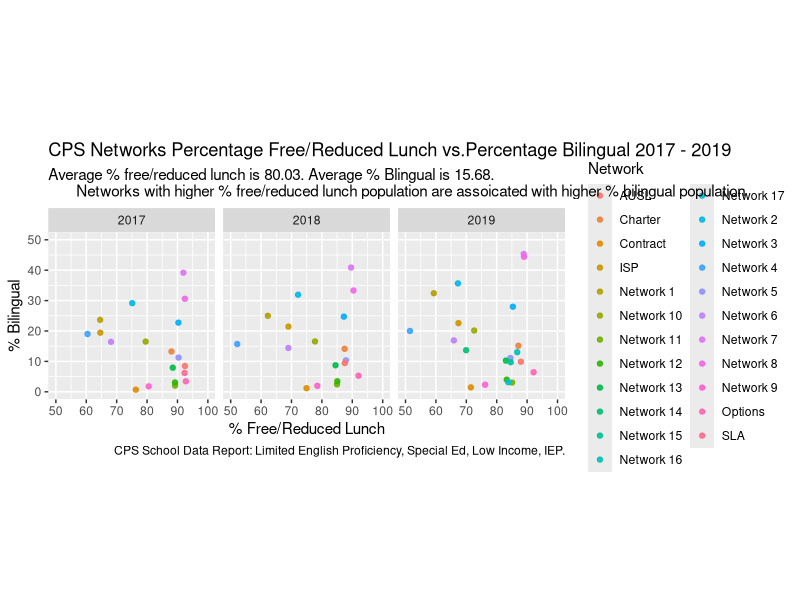
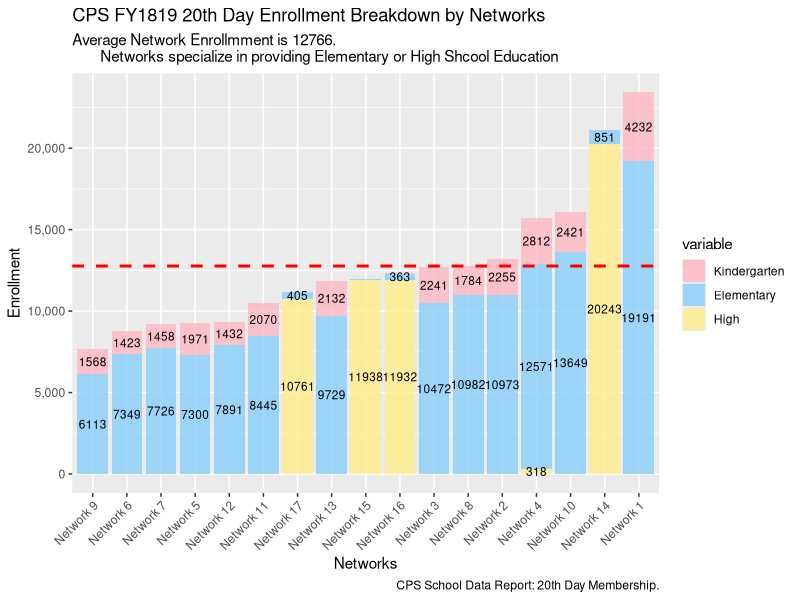
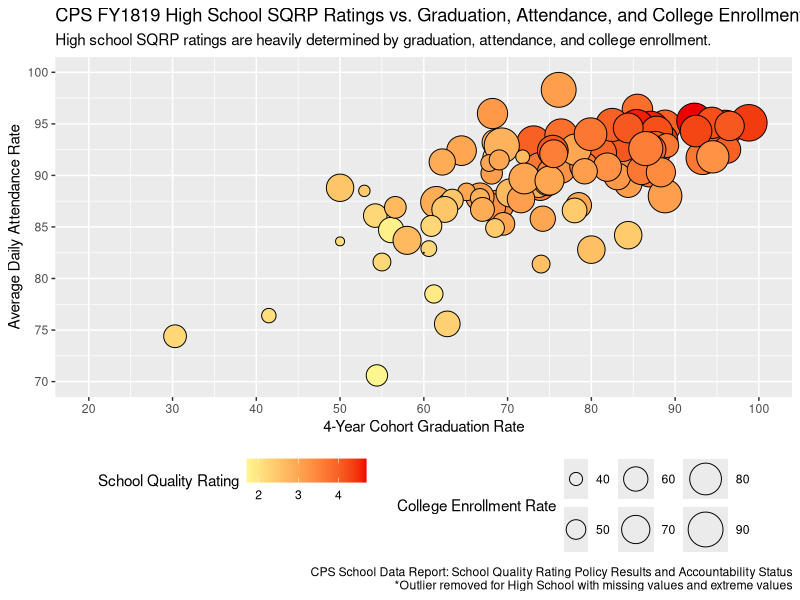
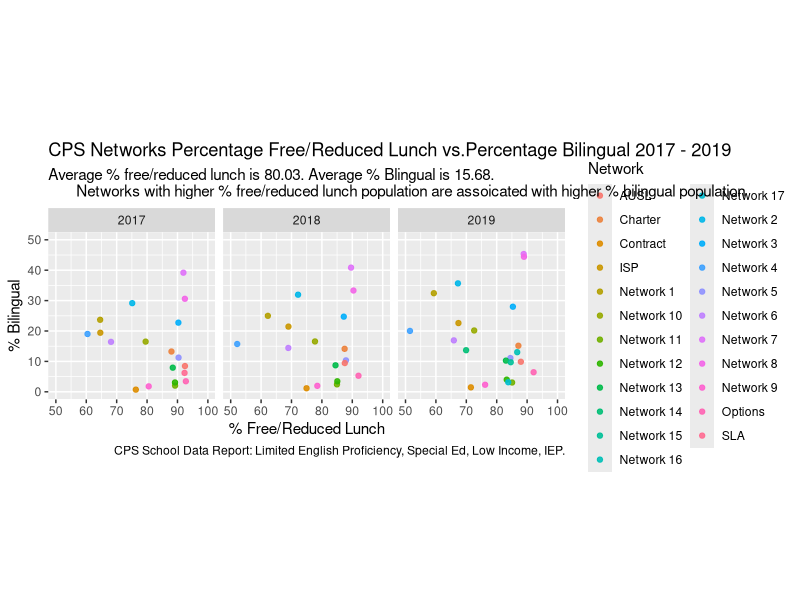
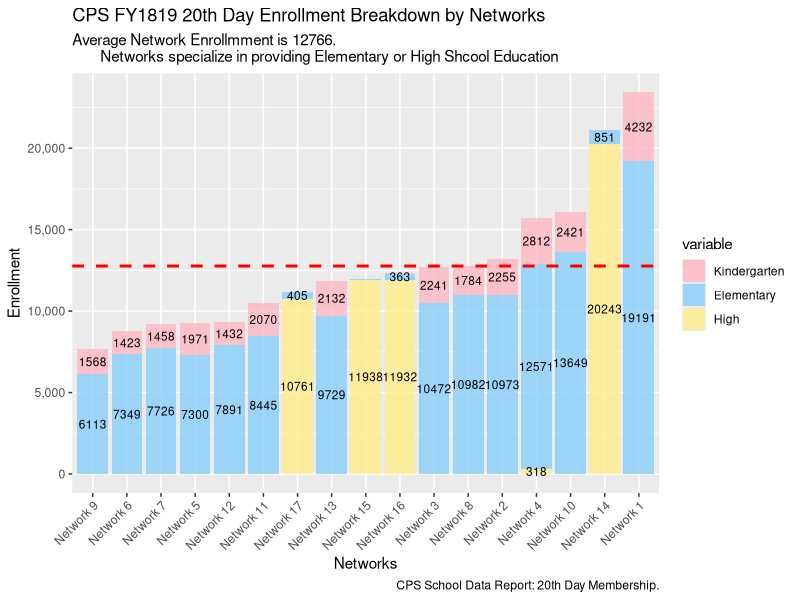
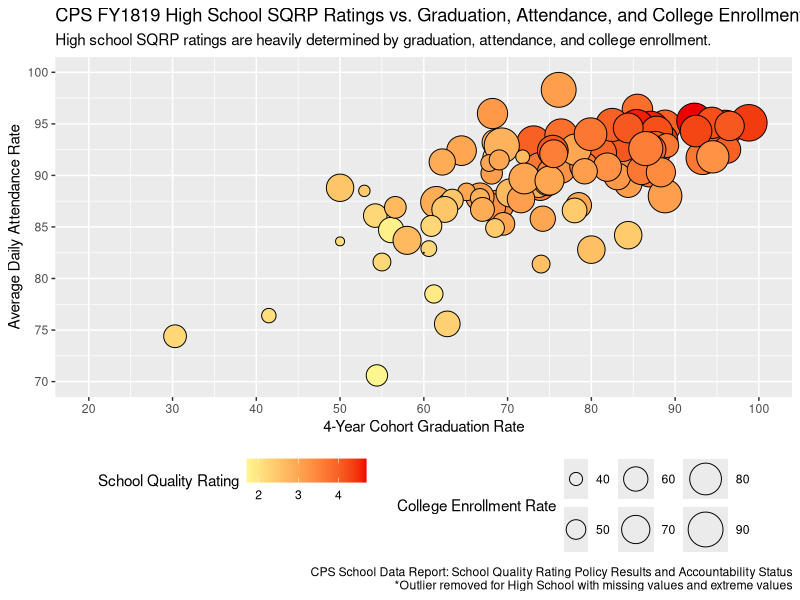

The R script that drew these images, in order:
# laoding 
library('tidyverse')
library('dplyr')
library('readxl')
library('ggplot2')
library('gridExtra')
library("reshape2")

install.packages('tidyverse')
# graph 1 
# read in files
# 2019 data
demo_2019 <- read_excel("Demographics_LEPSPED_2019.xls", sheet = "Networks", range = cell_rows(4:25),
                        col_names = c("Network", "Population", "Bi_no", "Bi_per", "SpEd_no", 
                                      "SpEd_per", "FreeLunch_no", "FreeLunch_per"))
demo_2019$year <- rep(2019,nrow(demo_2019))

# 2018 data
demo_2018 <- read_excel("Demographics_LEPSPED_2018.xls", sheet = "Networks", range = cell_rows(4:21),
                        col_names = c("Network", "Population", "Bi_no", "Bi_per", "SpEd_no", 
                                      "SpEd_per", "FreeLunch_no", "FreeLunch_per"))
demo_2018$year <- rep(2018,nrow(demo_2018))

# 2017 data
demo_2017 <- read_excel("Demographics_LEPSPED_2017.xls", sheet = "Networks", range = cell_rows(4:22),
                        col_names = c("Network", "Population", "Bi_no", "Bi_per", "SpEd_no", 
                                      "SpEd_per", "FreeLunch_no", "FreeLunch_per"))
demo_2017$year <- rep(2017,nrow(demo_2017))


# combine dataset from all years
demo_all = bind_rows(demo_2019, demo_2018, demo_2017) 


# rename cell 
demo_all$Network <- gsub("Service Leadership Academies", "SLA", demo_all$Network)

# convert values to numeric and percentage
demo_all$Bi_per <- as.numeric(as.character(demo_all$Bi_per)) * 100
demo_all$SpEd_per <- as.numeric(as.character(demo_all$SpEd_per)) * 100
demo_all$FreeLunch_per <- as.numeric(as.character(demo_all$FreeLunch_per)) * 100


# draw graph
lunch_bi <- ggplot(demo_all, aes(x = FreeLunch_per, y = Bi_per, col = Network)) +
  geom_jitter(alpha = 0.9) +
  facet_wrap( ~ year, nrow =1) +
  xlab("% Free/Reduced Lunch") + ylab("% Bilingual") +
  xlim(50, 100) + ylim(0, 50) +
  labs(title = "CPS Networks Percentage Free/Reduced Lunch vs.Percentage Bilingual 2017 - 2019", 
       subtitle = "Average % free/reduced lunch is 80.03. Average % Blingual is 15.68. 
       Networks with higher % free/reduced lunch population are assoicated with higher % bilingual population", 
       caption = "CPS School Data Report: Limited English Proficiency, Special Ed, Low Income, IEP.") +
  theme(aspect.ratio=1)

lunch_bi

ggsave("lunch_bi.pdf")



# graph 2 
# read in files
Network_Info_1 <- read_excel("Accountability_SQRPratings_2018-2019_SchoolLevel.xls", sheet = "Elem Schools (grds PreK-8 only)", 
                             range = cell_cols(1:3),
                             col_names = c("School ID", "Name", "Network"))
Network_Info_1 <- Network_Info_1[-(1:3), , drop = FALSE]

Network_Info_2 <- read_excel("Accountability_SQRPratings_2018-2019_SchoolLevel.xls", sheet = "High Schools (grds 9-12 only)", 
                             range = cell_cols(1:3),
                             col_names = c("School ID", "Name", "Network"))
Network_Info_2 <- Network_Info_2[-(1:3), , drop = FALSE]

Network_Info_3 <- read_excel("Accountability_SQRPratings_2018-2019_SchoolLevel.xls", sheet = "Combo Schools (grds PreK-12)", 
                             range = cell_cols(1:3),
                             col_names = c("School ID", "Name", "Network"))
Network_Info_3 <- Network_Info_3[-(1:3), , drop = FALSE]

Network_Info_4 <- read_excel("Accountability_SQRPratings_2018-2019_SchoolLevel.xls", sheet = "Option Schools", 
                             range = cell_cols(1:3),
                             col_names = c("School ID", "Name", "Network"))
Network_Info_4 <- Network_Info_4[-(1:3), , drop = FALSE]

enroll <- read_excel("Demographics_20thDay_2019.xls", sheet = "Schools")
enroll <- enroll[complete.cases(enroll), ]

# combine dataset from all school types
Network_Info = bind_rows(Network_Info_1, Network_Info_2, Network_Info_3, Network_Info_4) 

enroll <- merge(enroll, Network_Info, by = "School ID" )

enroll <- enroll[ , -which(names(enroll) %in% c("School ID", "School Name", "Total", "Name"))]

enroll_network <- aggregate( . ~ Network, enroll, sum)

enroll_network <- enroll_network[enroll_network$Network!='Charter' & enroll_network$Network!='AUSL' 
                                 & enroll_network$Network!='Contract' & enroll_network$Network!='ISP'
                                 & enroll_network$Network!='Options', ]

enroll_network["Kindergarten"] <- enroll_network["PE"] + enroll_network["PK"] + enroll_network["K"]
enroll_network["Elementary"] <- enroll_network["01"] + enroll_network["02"] + enroll_network["03"] + enroll_network["04"] + 
  enroll_network["05"] + enroll_network["06"] + enroll_network["07"] + enroll_network["08"]
enroll_network["High"] <- enroll_network["09"] + enroll_network["10"] + enroll_network["11"] + enroll_network["12"]  

enroll_network <- enroll_network[order(enroll_network$Kindergarten),]

enroll_network <- enroll_network[ , which(names(enroll_network) %in% c("Network", "High", "Elementary", "Kindergarten"))]
enroll_network <- melt(enroll_network, id.var="Network")


# draw graph
enrollment <- ggplot(enroll_network, aes(x=reorder(Network, value), y = value, fill = variable, label = value)) +
  geom_bar(stat = "identity", alpha = 0.8) +
  geom_hline(yintercept=12765.88, linetype="dashed", color = "red", size=1) + 
  geom_text(data=subset(enroll_network,value > 20), size = 3, position = position_stack(vjust = 0.5)) +
  xlab("Networks") + ylab("Enrollment") +
  scale_y_continuous(labels = scales::comma) +
  scale_fill_manual(values=c("lightpink","lightskyblue", "lightgoldenrod1")) +
  labs(title = "CPS FY1819 20th Day Enrollment Breakdown by Networks", 
       subtitle = "Average Network Enrollmment is 12766.
       Networks specialize in providing Elementary or High Shcool Education", 
       caption = "CPS School Data Report: 20th Day Membership.") +
  theme(axis.text.x = element_text(angle = 45, hjust = 1))

enrollment

ggsave("enrollment.pdf")



# graph 3
# read in files
# 2019 SQRP
SQRP <- read_excel("Accountability_SQRPratings_2018-2019_SchoolLevel.xls", sheet = "High Schools (grds 9-12 only)", 
                   skip = 1)
SQRP <- SQRP[ , which(names(SQRP) %in% c("School ID", "School Name", "SQRP Total Points Earned", 
                                         "4-Year Cohort Graduation Rate",  "Average Daily Attendance Rate", "College Enrollment Rate"))]
SQRP <- SQRP[complete.cases(SQRP), ]  
names(SQRP) <- c("ID", "Name", "SQRP_Score", "Graduation", "College_enroll",  "Attendance")


SQRP$Graduation <- as.numeric(as.character(SQRP$Graduation))
SQRP$Attendance <- as.numeric(as.character(SQRP$Attendance)) 
SQRP$College_enroll <- as.numeric(as.character(SQRP$College_enroll)) 

SQRP <- SQRP[SQRP$Graduation!=0 & SQRP$Attendance!=0 & SQRP$College_enroll!=0, ]



# draw graph
sqrp_grad_attend <- ggplot(SQRP, aes(x = Graduation, y = Attendance, size = College_enroll, fill = SQRP_Score)) +
  geom_point(shape = 21) + 
  xlab("4-Year Cohort Graduation Rate") + ylab("Average Daily Attendance Rate") +
  labs(size = "College Enrollment Rate", fill = "School Quality Rating") +
  scale_x_continuous(limits=c(20, 100), breaks=c(20, 30, 40, 50, 60, 70, 80, 90, 100)) +
  scale_y_continuous(limits=c(70, 100), breaks=c(70, 75, 80, 85, 90, 95, 100)) +
  scale_size(range = c(0, 12),
             breaks = c(30, 40, 50, 60, 70, 80, 90, 100),
             labels = c(30, 40, 50, 60, 70, 80, 90, 100)) +
  scale_fill_continuous(low = "khaki1", high = "red2") +
  labs(title = "CPS FY1819 High School SQRP Ratings vs. Graduation, Attendance, and College Enrollment", 
       subtitle = "High school SQRP ratings are heavily determined by graduation, attendance, and college enrollment.", 
       caption = "CPS School Data Report: School Quality Rating Policy Results and Accountability Status
       *Outlier removed for High School with missing values and extreme values") +
  theme(legend.position = "bottom", legend.direction = "horizontal") 


sqrp_grad_attend


ggsave("sqrp_grad_attend.pdf")